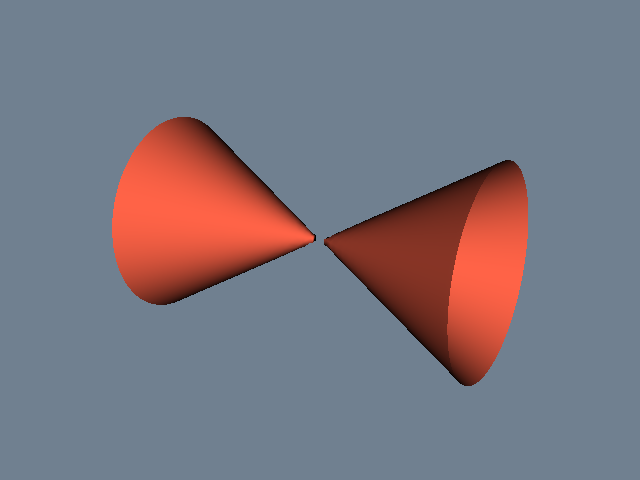

The Python source for this figure:
#!/usr/bin/env python

# Visualize an implicit cone by sampling it on a volume grid and
# extracting the zero isosurface with vtkContourFilter.

# Factory overrides: importing these modules registers the OpenGL rendering
# and interaction style implementations for vtkRenderingCore factory classes.
import vtkmodules.vtkInteractionStyle  # noqa: F401
import vtkmodules.vtkRenderingOpenGL2  # noqa: F401
# VTK pipeline classes used in this example
from vtkmodules.vtkCommonDataModel import vtkCone
from vtkmodules.vtkFiltersCore import vtkContourFilter
from vtkmodules.vtkImagingHybrid import vtkSampleFunction
from vtkmodules.vtkRenderingCore import (
    vtkActor,
    vtkPolyDataMapper,
    vtkRenderWindow,
    vtkRenderWindowInteractor,
    vtkRenderer,
)

# Colors (normalized RGB)
slate_gray_background_rgb = (0.439, 0.502, 0.565)
tomato_rgb = (1.000, 0.388, 0.278)

# Implicit function: a cone with half-angle 30 degrees along the X axis
cone = vtkCone()
cone.SetAngle(30.0)

# SampleFunction: evaluate the implicit cone on a 60x60x60 grid
sample = vtkSampleFunction()
sample.SetImplicitFunction(cone)
sample.SetSampleDimensions(60, 60, 60)
sample.SetModelBounds(-1.5, 1.5, -1.5, 1.5, -1.5, 1.5)
sample.ComputeNormalsOff()

# Contour: extract the zero isosurface (the double-cone surface)
contour = vtkContourFilter()
contour.SetInputConnection(sample.GetOutputPort())
contour.SetValue(0, 0.0)

# Mapper: map the contour surface to graphics primitives
mapper = vtkPolyDataMapper()
mapper.SetInputConnection(contour.GetOutputPort())
mapper.ScalarVisibilityOff()

# Actor: assign the mapped geometry
actor = vtkActor()
actor.SetMapper(mapper)
actor.GetProperty().SetColor(tomato_rgb)

# Renderer: assemble the scene and configure the camera
renderer = vtkRenderer()
renderer.AddActor(actor)
renderer.SetBackground(slate_gray_background_rgb)

# Window: display the rendered scene
render_window = vtkRenderWindow()
render_window.AddRenderer(renderer)
render_window.SetWindowName("cone")
render_window.SetMultiSamples(0)
render_window.SetSize(640, 480)

# Interactor: handle mouse and keyboard events
render_window_interactor = vtkRenderWindowInteractor()
render_window_interactor.SetRenderWindow(render_window)

# Scene: configure the camera
renderer.ResetCamera()
renderer.GetActiveCamera().Azimuth(30)
renderer.GetActiveCamera().Elevation(20)
renderer.ResetCameraClippingRange()

render_window_interactor.Initialize()
render_window_interactor.Start()
